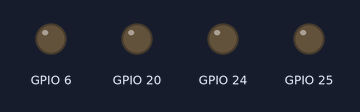
The program below on a simulated Raspberry Pi (BCM pin numbers). On the bench: output pins drawn as LEDs (lit = HIGH).

Above: at 0.5 s.
At 2.5 s:
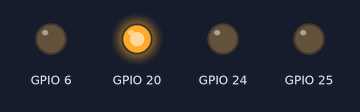
At 3.5 s:
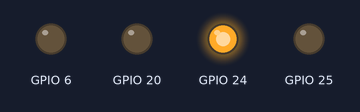
At 4.5 s:
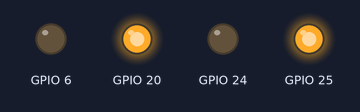
At 6.5 s:
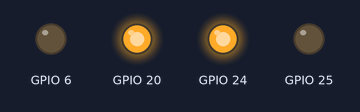
At 9.5 s:
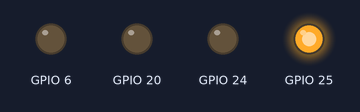
Timing chart, 0 to 10.4 s (numbered marks = the images above):
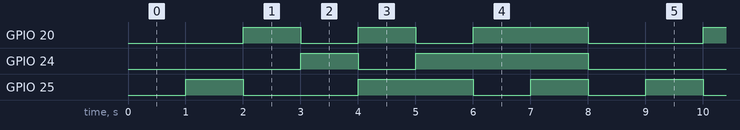

Measured:
- by itself, GPIO 20: repeats every 8.0 s: LOW 1.0 s, HIGH 1.0 s, LOW 1.0 s, HIGH 2.0 s, LOW 2.0 s, HIGH 1.0 s
- by itself, GPIO 24: repeats every 8.0 s: LOW 1.0 s, HIGH 3.0 s, LOW 3.0 s, HIGH 1.0 s
- by itself, GPIO 25: repeats every 8.0 s: LOW 2.0 s, HIGH 2.0 s, 2 × (LOW 1.0 s, HIGH 1.0 s)

The program:

Tricolor_LED.py
```python
import RPi.GPIO as IO
import time

IO.setmode(IO.BCM)

IO.setup(20,IO.OUT)
IO.setup(25,IO.OUT)
IO.setup(24,IO.OUT)
IO.setup(6,IO.LOW)

while True:
    IO.output(24,IO.LOW)
    IO.output(20,IO.LOW)
    IO.output(25,IO.LOW)
    time.sleep(1)

    IO.output(24,IO.LOW)
    IO.output(20,IO.LOW)
    IO.output(25,IO.HIGH)
    time.sleep(1)

    IO.output(25,IO.LOW)
    IO.output(20,IO.HIGH)
    IO.output(24,IO.LOW)
    time.sleep(1)

    IO.output(20,IO.LOW)
    IO.output(24,IO.HIGH)
    IO.output(25,IO.LOW)
    time.sleep(1)

    IO.output(24,IO.LOW)
    IO.output(20,IO.HIGH)
    IO.output(25,IO.HIGH)
    time.sleep(1)

    IO.output(20,IO.LOW)
    IO.output(24,IO.HIGH)
    IO.output(25,IO.HIGH)
    time.sleep(1)

    IO.output(25,IO.LOW)
    IO.output(20,IO.HIGH)
    IO.output(24,IO.HIGH)
    time.sleep(1)

    IO.output(24,IO.HIGH)
    IO.output(20,IO.HIGH)
    IO.output(25,IO.HIGH)
    time.sleep(1)
```
